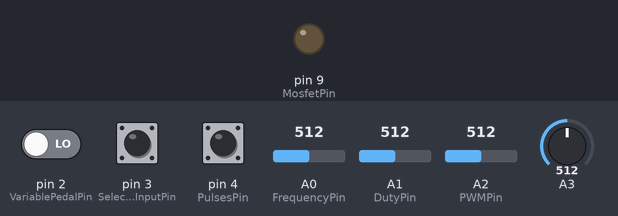
The sketch below on a simulated Arduino Uno, built with avr-gcc and run on an emulated ATmega328P. On the bench: output pins drawn as LEDs (lit = HIGH). The inputs (shaded band) are chosen by the test bench; at power-on: A2 (PWMPin) = 512, pin 4 (PulsesPin) LOW, A1 (DutyPin) = 512, A0 (FrequencyPin) = 512, A3 = 512, pin 2 (VariablePedalPin) LOW, pin 3 (SelectedInputPin) LOW.

Above: at 1.2 s.
1.3 s: A2 (PWMPin) set to 716
4.3 s: pin 4 (PulsesPin) pulled HIGH for 0.15 s
7.4 s: A1 (DutyPin) set to 716
10.4 s: A0 (FrequencyPin) set to 716
13.4 s: A1 (DutyPin) set to 992
16.4 s: A3 set to 30
Timing chart, 0 to 18.9 s (numbered marks = the images above; inputs shaded):
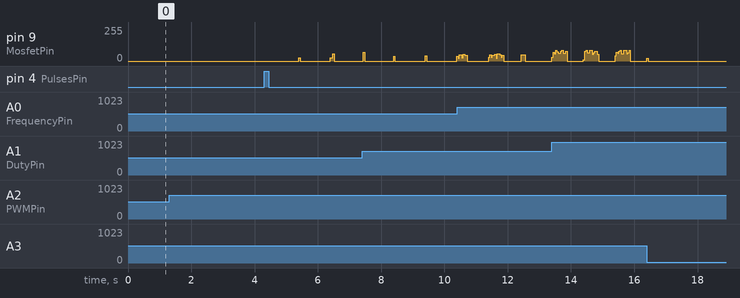

The sketch:

BetaVersion1.0_BoardV2.ino
```cpp
#include <Wire.h>


//Assingning Analog Pins

const int FrequencyPin = 0;               //Pin that sets the maximun frequency (ANALOG)
const int DutyPin = 1;              //Pin from percentage of the cycle that turns the solenoid on (ANALOG)
const int PWMPin = 2;              //Pin from percentage of the cycle that turns the solenoid on (ANALOG)

//Assigning digital Pins

const int VariablePedalPin = 2;              // Pin to select variable pedal mode (DIGITAL)
const int SelectedInputPin = 3;                //Pin to select potentiometer mode (DIGITAL)
const int PulsesPin = 4;              //Pin to select pulses pedal mode (DIGITAL)
const int MosfetPin = 9;                  // the number of the LED pin (DIGITAL)


//Assigning variables

float PeriodMosfet  = 0;                  //Time between the impacts its a ratio between 1/frequency
float FrequencyMosfet = 1;                //Frequency in hertz of the impacts means impacts per second
float PercentageMosfet = 5;              //Percentage of the cycle that turns the solenoid on
float FootPedal = 0;                      //State of the foot pedal
float AnalogPedal = 0;                    //Defines the analog value of the varible pedal
float TimeForPulses = 1000;               //Base time for pulses on pulse mode
float StartOfPulses;                      //Marker for start of pulses
float DutyRead;                           //Duty cycle
float Correction;                          //Correction value for different solenoids
int DirectFrequency=1;                  //Value for the frequency on direct mode
int PWMValue=0;                   //PWM to correct for lower voltages solenoids.
int MaxFrequency;                   //Maximum frequency for the pedal

int Mode=2;                                 //Mode of action starts at the mode you've defined below
int MosfetState = LOW;                    //Mosfet state for the action High means activated Low deactivated

int LastVariableState = LOW;
int VariableState;
long LastDebounceMode = 0;                // the last time the output pin was toggled

int LastSelectedInputRead = LOW;
int SelectedInputState;
long LastDebounceSelectedInput = 0;

int LastPulsesState = LOW;
int DownState;
long LastDebouncePulses = 0;

long LastDebounceLCD = 0;


unsigned long CurrentTime = 0;
unsigned long PreviousTime = 0;


long debounceDelay = 50;                  // the debounce time; increase if the output flickers


void setup() {
  pinMode(VariablePedalPin, INPUT);          //Button to select the mode
  pinMode (SelectedInputPin, INPUT);
  pinMode(MosfetPin, OUTPUT);             //Set solenoid pin as output to Mosfet


  }


void loop() {
  int VariableRead = digitalRead(VariablePedalPin);
  int SelectedInputRead = digitalRead (SelectedInputPin);
  int PulsesRead = digitalRead(PulsesPin);


  if (VariableRead != LastVariableState) {                  //Reading the state for the Mode Button, function to change the mode of the machine
    // reset the debouncing timer
    LastDebounceMode = millis();
    //Serial.println(VariableState);
  }

  if ((millis() - LastDebounceMode) > debounceDelay) {
    // if the button state has changed:
    if (VariableRead != VariableState) {
      VariableState = VariableRead;
      if (VariableState == HIGH) {

        Mode=2;


      }
    }
  }
  LastVariableState = VariableRead;

  if (SelectedInputRead != LastSelectedInputRead) {              //Reading the state for the up Button
    // reset the debouncing timer
    LastDebounceSelectedInput = millis();
    //Serial.println(VariableState);
  }

  if ((millis() - LastDebounceSelectedInput) > debounceDelay) {
    // if the button state has changed:
    if (SelectedInputRead != SelectedInputState) {
      SelectedInputState = SelectedInputRead;

      if (SelectedInputState == HIGH) {
        Mode = 0;

      }
    }
  }
  LastSelectedInputRead = SelectedInputRead;

  if (PulsesRead != LastPulsesState) {      //Reading the state for the Down Button
    // reset the debouncing timer
    LastDebouncePulses = millis();
    //Serial.println(VariableState);
  }

  if ((millis() - LastDebouncePulses) > debounceDelay) {
    // if the button state has changed:
    if (PulsesRead != DownState) {
      DownState = PulsesRead;
      if (DownState == HIGH) {
        Mode = 1;

      }
    }
  }
  LastPulsesState = PulsesRead;

  PWMValue = int(map(analogRead(PWMPin),0,1023,50,255));


  if (Mode==1){               //Pulses mode
    // read the state of the switch into a local variable
    CurrentTime = millis();
    //Serial.println(PercentageMosfet);

    FrequencyMosfet = round(map(analogRead(FrequencyPin),0,1023,2,60));
    AnalogPedal = map(round(analogRead(A3)),0,1024,0,255);
    DutyRead = (map(analogRead(DutyPin),0,1023,10,350));
    PercentageMosfet = DutyRead/1000;;
    PeriodMosfet = (1000/FrequencyMosfet);

    if (AnalogPedal>20){


      if (CurrentTime - StartOfPulses <= TimeForPulses/2){

        if(CurrentTime - PreviousTime >= PeriodMosfet){
          PreviousTime+=PeriodMosfet;
          analogWrite(MosfetPin, PWMValue);
        }

        if(CurrentTime - PreviousTime >= (PeriodMosfet*PercentageMosfet)) {
          analogWrite(MosfetPin, 0);
        }
      }
      else if(CurrentTime - StartOfPulses >= TimeForPulses){
        StartOfPulses=CurrentTime;

        analogWrite(MosfetPin,0);
      }
      else{
        analogWrite(MosfetPin,0);
      }
    }
    else{
      digitalWrite(MosfetPin,LOW);
      StartOfPulses=CurrentTime;

      //Serial.println(StartOfPulses);
    }
  }      //Finish mode 0 (Pulses in a second)

  if (Mode==0){                   //Frequency selected on the potentiometers
    CurrentTime = millis();

    FrequencyMosfet = map(analogRead(FrequencyPin),0,1023,2,60);
    AnalogPedal = map(round(analogRead(A3)),0,1024,0,255);
    //Serial.println(PercentageMosfet);
    DutyRead = (map(analogRead(DutyPin),0,1023,10,350));
    PercentageMosfet = DutyRead/1000;

    PeriodMosfet = (1000/FrequencyMosfet);

    if (AnalogPedal>20){
      if(CurrentTime - PreviousTime >= PeriodMosfet){
        PreviousTime+=PeriodMosfet;
        analogWrite(MosfetPin, PWMValue);

      }

      if(CurrentTime - PreviousTime >= (PeriodMosfet*PercentageMosfet)) {
        analogWrite(MosfetPin, 0);
      }
    }
    else{
      digitalWrite(MosfetPin,LOW);
      StartOfPulses=CurrentTime;
      PreviousTime=CurrentTime;

    }
  }      //Finish mode 1 (Direct Potentiometer Mode)

  if (Mode==2){                   //Frequency selected on the pedal
    //CurrentTime = millis();
    AnalogPedal = analogRead(A3); //map(round(analogRead(A3)),0,1024,0,255);
    MaxFrequency = map(analogRead(FrequencyPin),0,1023,30,60);
    FrequencyMosfet = round(map(AnalogPedal,0,1023,0,MaxFrequency));


    PeriodMosfet = 1000/FrequencyMosfet;
    Correction = (map(analogRead(DutyPin),0,1023,1,10));  //The correction value is to accomodate different sizes of solenoid, it adjusts the curve of duty cycle up or down. Put two '/' at the begining if not using potentiometers and read line 240
    //Correction = 10 //If you are not using the potentiometer to correct the value, please test with differents values of the correction and uncomment (Remove the two '/' on the begining of the line)
    DutyRead = Correction*FrequencyMosfet + 4;
    PercentageMosfet = DutyRead/1000;
    if (AnalogPedal>20){
      if(millis() - PreviousTime >= PeriodMosfet){
        PreviousTime+=PeriodMosfet;
        analogWrite(MosfetPin, PWMValue);

      }

      if(millis() - PreviousTime >= (PeriodMosfet*PercentageMosfet)) {
        analogWrite(MosfetPin, 0);
      }
    }
    else{
      digitalWrite(MosfetPin,LOW);
      StartOfPulses=millis();
      PreviousTime=millis();

    }
  }      //Finish mode 2 (Direct Frequency)


}      //Loop end
```

Measured:
- after the input at 4.3 s, pin 9 (MosfetPin): 0/255 → 23/255 after 2.1 s, → 0/255 0.08 s later
